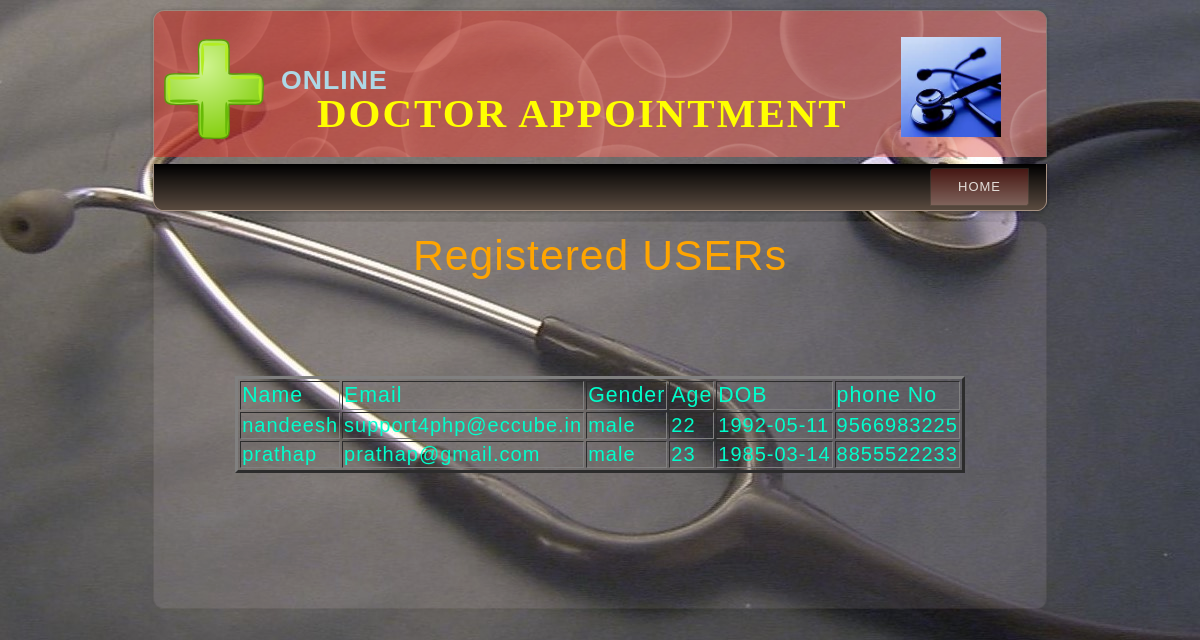
The page /admin_module/usersgrid.php on the database its author committed.
### tables this page shows
CREATE TABLE IF NOT EXISTS `user_reg_tab` (
  `id` int(11) NOT NULL,
  `name` varchar(50) NOT NULL,
  `email` varchar(50) NOT NULL,
  `gender` varchar(50) NOT NULL,
  `age` varchar(50) NOT NULL,
  `dob` varchar(50) NOT NULL,
  `phone` varchar(50) NOT NULL,
  `password` varchar(50) NOT NULL
);

### admin_module/usersgrid.php (the view, shortened to what this page needs)
<html>
<head>
<link rel="stylesheet" href="style.css" type="text/css"/>
</head>
<body>
<div id="art-main">
<div class="art-header">
 <div class="art-header-position">
  <div class="art-header-wrapper">
    <div class="art-header-inner">
     <div class="art-logo">
	  <table><tr>
	   <td><img src="images/img7.png" width="100" height="100"/></td>
        <td> <h2 style="position:absolute;left:90pt;top:7pt;color:lightblue;font-size:20pt;" align="left">ONLINE</h2><BR><BR><BR>
	   <h1 class="art-logo-name" ><a href="#" style="color:red;">&nbsp;&nbsp;&nbsp;&nbsp;Doctor Appointment</a></h1>
          </td>
	   <td>&nbsp;&nbsp;&nbsp;&nbsp;&nbsp;&nbsp;&nbsp;&nbsp;&nbsp;&nbsp;<img src="images/img1.jpg" width="100" height="100"/></td></tr>
	  </table>
     </div>
   </div>
  </div>
 </div>
</div>
<div class="art-bar art-nav">
 <div class="art-nav-outer">
  <div class="art-nav-wrapper">
   <div class="art-nav-inner">
	<ul class="art-hmenu">
	 <li><a href="admin.php?con=2" class="active">home</a></li>
	</ul>
   </div>
  </div>
 </div>
</div>
<div class="art-box art-sheet">
 <div class="art-box-body art-sheet-body">
  <div class="art-layout-wrapper">
   <div class="art-content-layout">
    <div class="art-content-layout-row">
     <div class="art-layout-cell art-sidebar1">
<div align="center" style="Font-Size:32pt;Color:orange;">Registered USERs</div>
<br><br><br><br><br><br>
 <?php
 include "connect.php";
 $query="select *from user_reg_tab";
 $sql_query=mysqli_query($conn,$query);
 ?>
 <table align="center" border="3" style="font-size:15pt">
 <tr><td><div style='Font-Size:16pt;'>Name</div></td>
 <td><div style='Font-Size:16pt;'>Email</div></td>
 <td><div style='Font-Size:16pt;'>Gender</div></td>
 <td><div style='Font-Size:16pt;'>Age</div></td>
 <td><div style='Font-Size:16pt;'>DOB</div></td>
 <td><div style='Font-Size:16pt;'>phone No</div></td></tr>
 <?php while($row=mysqli_fetch_array($sql_query))
 {
 ?>
 <tr><td><?php echo $row["name"] ?></td>
 <td><?php echo $row["email"]?></td>
 <td><?php echo $row["gender"]?></td>
 <td><?php echo $row["age"]?></td>
 <td><?php echo $row["dob"]?></td>
 <td><?php echo $row["phone"]; }?></td></tr> </table>
<br><br><br><br><br><br><br><br>
      </div>
     </div>
    </div>
   </div>
  </div>
 </div>
</div>
</body>
</html>

### rows shown on the page
user_reg_tab: name "nandeesh", email "support4php@eccube.in", gender "male", age "22", dob "1992-05-11", phone "9566983225"
user_reg_tab: name "prathap", email "prathap@gmail.com", gender "male", age "23", dob "1985-03-14", phone "8855522233"
